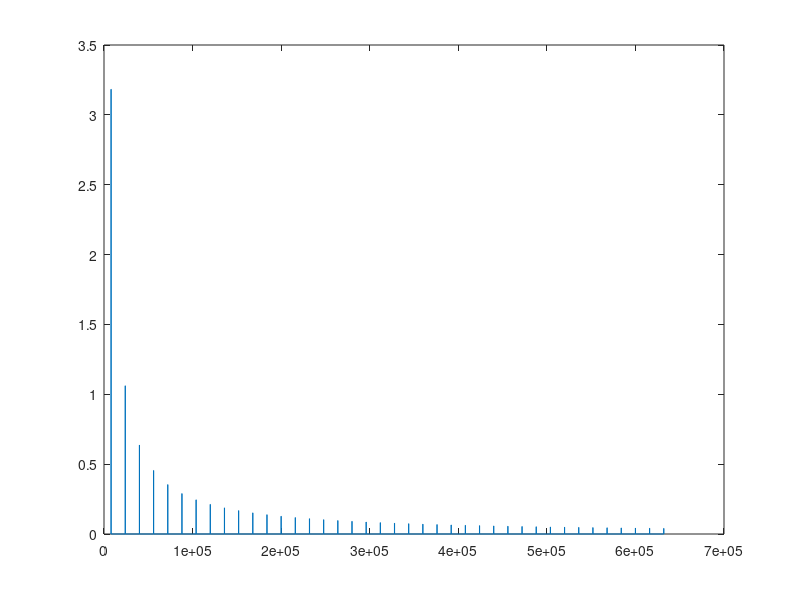

Source code (MATLAB):
clear all; 
n = 0:1:200;
fo = 8000;
R = 10000;
C = 1e-9;
f = (2.*n+1).*fo;
Xn = 10./((2.*n+1).*pi);
Yn = 10./sqrt(pi.^2.*(2.*n+1).^2+(2.*pi.^2.*fo.*R.*C.*(2.*n+1).^2).^2);
%stem(f,Xn,'filled','color','blue');
%hold on;
%stem(f,Yn,'filled','color','red','marker','diamond');
%xlabel('Frecuencia(Hz)');
%ylabel('Componentes de se�al');
%legend('|Xn|','|Yn|');
%set(gcf,'PaperOrientation','landscape');
%print('Diag_espectral_160_2','-dpdf','-fillpage');

ydata = [];
xdata = [];

for i=1:40
    ydata = [ydata,0];
    ydata = [ydata,Xn(i)];
    ydata = [ydata,Xn(i)];
    ydata = [ydata,Xn(i)];
    ydata = [ydata,0];
    xdata = [xdata, f(i)-fo*0.01];
    xdata = [xdata, f(i)-fo*0.01];
    xdata = [xdata, f(i)];
    xdata = [xdata, f(i)+fo*0.01];
    xdata = [xdata, f(i)+fo*0.01];
end

ans = [xdata,ydata];

plot(xdata,ydata);
